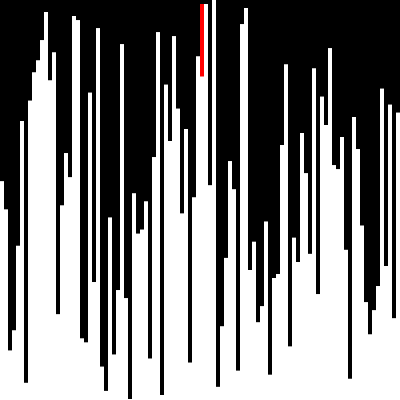
Frame 1 (no input)
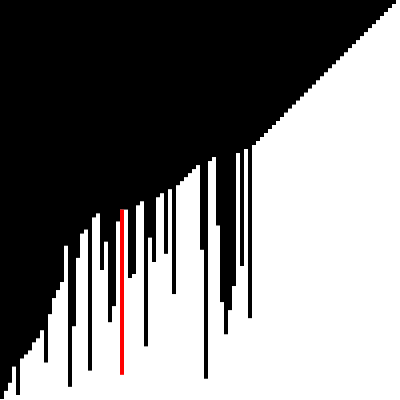
Frame 60 (no input)
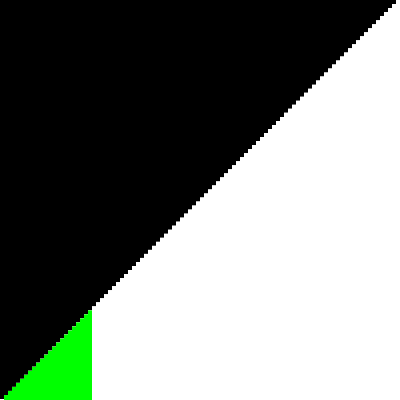
Frame 120 (the mouse pressed at the canvas centre since frame 60)

The p5.js sketch that drew these frames (run headless with seeded random() and noise() and a simulated clock; from frame 60 on, the mouse is pressed at the canvas centre):

// p5.js sketch
// ── sketch.js
/*

This is a visualization of the Bubble Sort algorithm using p5.js.

Bubble Sort explained:


##Sorting##


list = [4, 0, 1, 9, 4, 2]

1. Start at the beginning of the list:

    [4, 0, 1, 9, 4, 2]
-----↑--↑-------------
number | nextNumber
  
  if number is smaller than nextNumber, do nothing.         #if (number > nextNumber){ swap them }
  however, if number is larger than nextNumber, swap them.  # list[i], list[i+1] = list[i+1], list[i];

  output after 1st comparison: [0, 4, 1, 9, 4, 2]           # 0 and 4 swapped

  2.Then repeat this process for each pair of adjacent elements until you reach the end of the list 
    it's not necessary to start over from the beginning because the last numbers are already in the correct order.
  
  output:[0, 1, 4, 4, 2, 9]

  It's also used substeps so for each iteration the sorter runs multiple times to run faster

##Counting##


To check if the list is sorted, we can count how many adjacent pairs are in the correct order
  For example, in the list [0, 1, 4, 4, 2, 9]:
  - 0 and 1 are in the correct order (0 < 1)
  - 1 and 4 are in the correct order (1 < 4)
  - 4 and 4 are in the correct order (4 <= 4)
  - 4 and 2 are NOT in the correct order (4 > 2)
  - 2 and 9 are in the correct order (2 < 9)

So, if the number of correct pairs equals the number of elements in the list, the list is sorted.  

  if(CorrectPairs === list.length - 1){
    Then the list is sorted!!!
    Stop the Program.
  }

##Drawing##

To determine the dimensions of each bar in the visualization we can use the following formulas:

  BarWidth = canvasWidth / numberOfBars        #the available space divided by the number of bars

  


  BarHeight = map(value, minValue, maxValue, 1, canvasHeight)  

  example:

      let blockHeight = map(l[j], 1, max(...l), 1, height);                             | 'map()' transforms a value from one range to another range
                                                                                        |
        l[j] = the value of index j(from the for loop) in a list                        |  map(value, 0, 100, 0, 500) 
        max(...l) = the maximum value in the list l                                     | value = 50  -> result = 250          
        1 = minimum value(so that the bars don't disappear becouse their height = 0     |  value = 100 -> result = 500
        height = maximum height of the block so they aren't bigger than the canvas      |  value = 0 -> result = 0
  

    x = index * BarWidth                        #the x position of each bar is determined by its index multiplied by the bar width 
                                                so that they are equally spaced
    y = canvasHeight - BarHeight               #the y position is determined by subtracting the bar height from the canvas height
*/




//CODE:


const numberOfBars = 100;           //set this to whateaver you want
let RandomArray = [];
let substeps = numberOfBars/2;    //decrease the number to increase the number of substeps
let lastCorrectIndex;
let RedBarIndex;
let ItemsToRandomlyAddInMainArray = []
let finishedAnimation = false
let j = 0;

function setup() {
  createCanvas(max(400, numberOfBars), 400);    //limits the canvas width to 400 
  for(let i = 0;i< numberOfBars;i++){
    RandomArray.push(map(i, 0, numberOfBars, 1, height));                 // adds in the numbers
  }
  shuffle(RandomArray, true)
  
  RedBarIndex = 0;
  lastCorrectIndex = RandomArray.length -1;
}

function getBlockDimensions(list, i){

  var blockWidth = width/list.length;
  var x = i*blockWidth;
  var blockHeight = map(list[i], 1, max(...list), 1, height);
  var y = height - blockHeight;

  values = [x, y, blockWidth, blockHeight]
  return values
}

function SolveSorting(list, i){

  fill(255, 0, 0);
  var [x, y, w, h] = getBlockDimensions(RandomArray, i);
  rect(x, y, w, h);

  if (list[i] >= list[i+1]){
    var lx = list[i];
    var x1 = list[i+1];
    list[i+1] = lx;
    list[i] = x1;
  }
}

function CountCorrect(list){                        //counts the correct items
  var correct = 0;

  for (var i = 0;i < list.length-1; i++){
    if (list[i] <= list[i+1]){
      correct++;
    }
  }
  return correct;
}

function goAndDraw(l){                                //iterate over all the items in a list and draw them

  for (let j = 0;j < l.length;j++){                 

    fill(255);
    
    var [x, y, w, h] = getBlockDimensions(l, j);
    rect(x, y, w, h);
  }
}

function draw() {                         //main loop
  
  frameRate(60)
  if(CountCorrect(RandomArray) !== RandomArray.length - 1){
    for (current=0;current<substeps;current++){
      background(0);
      
      goAndDraw(RandomArray);
      
      //substeps = map(mouseX, 0, 200, 1, numberOfBars)      You can add this here to be able to control with the mouse X position the substeps
      
      noStroke()
      RedBarIndex++;
      
      if (RedBarIndex > lastCorrectIndex){
        RedBarIndex = 0;
        lastCorrectIndex -= 1;
      }
      

      if (CountCorrect(RandomArray) !== RandomArray.length - 1) {
        SolveSorting(RandomArray, RedBarIndex);
        }
        goAndDraw(RandomArray)
    }
  }
  else{
    playAnimation()
  }
}

function playAnimation(){
  if (finishedAnimation){
    goAndDraw(RandomArray)
    noLoop()
    fill(255)
    textAlign(CENTER, CENTER);               //|
    textFont('Courier New');                 //|
    textStyle(BOLD)                          //|-- Text Settings
    textSize(64);                            //|
    text('DONE!!!', width / 2, height / 6);  //|
  }

  else{
    if(j > RandomArray.length - 1){
        finishedAnimation = true
      }
    j++;
    fill(0, 255, 0);
    var [x, y, w, h] = getBlockDimensions(RandomArray, j);
    rect(x, y, w, h);
  }
}
// ── style.css
html, body {
  margin: 0;
  padding: 10px;
}
canvas {
  border: 5px solid rgba(0, 0, 0, 0.91);
  display: block;
}
